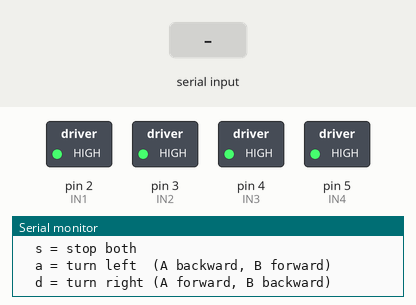
Bench run of a sketch on a simulated Arduino Uno, built with avr-gcc and run on an emulated ATmega328P. On the bench: switched loads named in the sketch (green lamp = pin HIGH), the last lines printed to the serial monitor. Inputs (shaded band) come from the test bench.

Above: at 1.3 s.
1.4 s: "w\n" received over Serial
At 1.8 s:
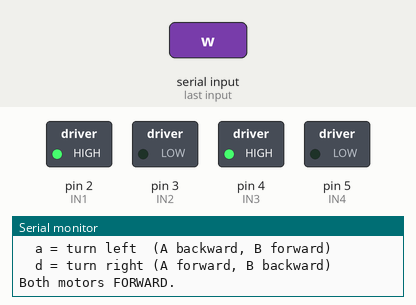
2.9 s: byte 120 ('x') received over Serial
At 4.1 s:
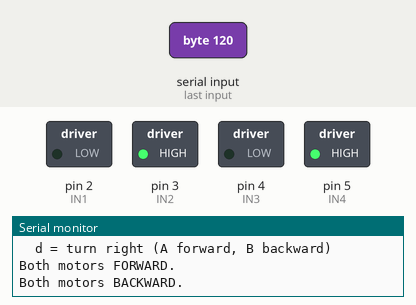
4.4 s: byte 97 ('a') received over Serial
At 5.3 s:
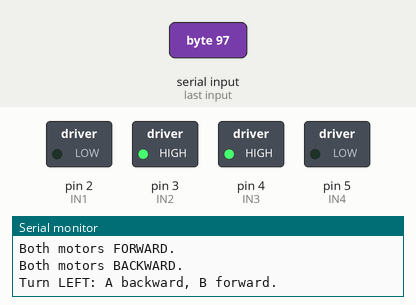
5.9 s: byte 100 ('d') received over Serial
At 6.4 s:
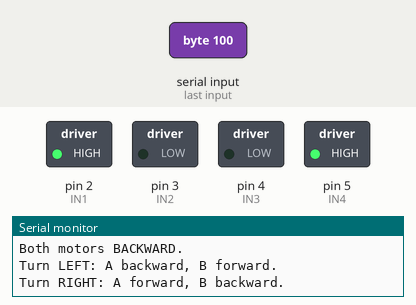
7.4 s: byte 115 ('s') received over Serial
At 8.6 s:
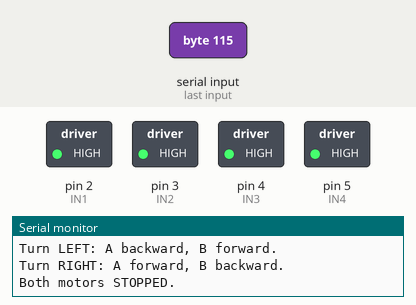
8.9 s: "W\n" received over Serial
At 9.9 s:
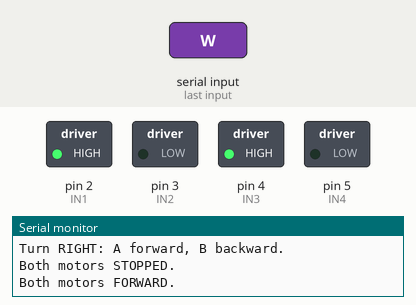
Timing chart, 0 to 11.4 s (numbered marks = the images above; inputs shaded):
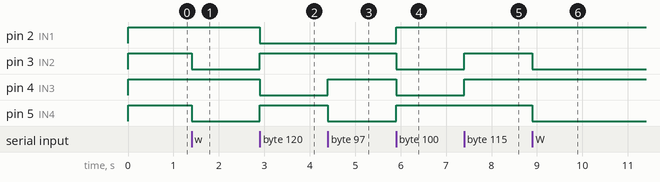

The sketch:

UTRAHacks.ino
```cpp
// Two DC motors with L298N + keyboard control via Serial Monitor


int IN1 = 2;  // Motor A
int IN2 = 3;  // Motor A
int IN3 = 4;  // Motor B
int IN4 = 5;  // Motor B


void setup() {
 // Set the output pins
 pinMode(IN1, OUTPUT);
 pinMode(IN2, OUTPUT);
 pinMode(IN3, OUTPUT);
 pinMode(IN4, OUTPUT);


 // Start with motors stopped (brake)
 stopMotors();


 // Start serial communication
 Serial.begin(9600);
 Serial.println("Two-motor test ready.");
 Serial.println("Commands:");
 Serial.println("  w = both forward");
 Serial.println("  x = both backward");
 Serial.println("  s = stop both");
 Serial.println("  a = turn left  (A backward, B forward)");
 Serial.println("  d = turn right (A forward, B backward)");
}


void loop() {
 // Check for keyboard input from Serial Monitor
 if (Serial.available() > 0) {
   char cmd = Serial.read();


   // Ignore newline or carriage return from Serial Monitor
   if (cmd == '\n' || cmd == '\r') {
     return;
   }


   if (cmd == 'w' || cmd == 'W') {
     forwardBoth();
     Serial.println("Both motors FORWARD.");


   } else if (cmd == 'x' || cmd == 'X') {
     backwardBoth();
     Serial.println("Both motors BACKWARD.");


   } else if (cmd == 's' || cmd == 'S') {
     stopMotors();
     Serial.println("Both motors STOPPED.");


   } else if (cmd == 'a' || cmd == 'A') {
     turnLeft();
     Serial.println("Turn LEFT: A backward, B forward.");


   } else if (cmd == 'd' || cmd == 'D') {
     turnRight();
     Serial.println("Turn RIGHT: A forward, B backward.");


   } else {
     Serial.print("Unknown command: ");
     Serial.println(cmd);
   }
 }
}


// === Helper functions ===


// Both motors forward (clockwise like in your original code)
void forwardBoth() {
 // Motor A
 digitalWrite(IN1, HIGH);
 digitalWrite(IN2, LOW);
 // Motor B
 digitalWrite(IN3, HIGH);
 digitalWrite(IN4, LOW);
}


// Both motors backward (counter-clockwise)
void backwardBoth() {
 // Motor A
 digitalWrite(IN1, LOW);
 digitalWrite(IN2, HIGH);
 // Motor B
 digitalWrite(IN3, LOW);
 digitalWrite(IN4, HIGH);
}


// Stop both motors (brake)
void stopMotors() {
 digitalWrite(IN1, HIGH);
 digitalWrite(IN2, HIGH);
 digitalWrite(IN3, HIGH);
 digitalWrite(IN4, HIGH);
}


// Turn left: A backward, B forward
void turnLeft() {
 // Motor A backward
 digitalWrite(IN1, LOW);
 digitalWrite(IN2, HIGH);
 // Motor B forward
 digitalWrite(IN3, HIGH);
 digitalWrite(IN4, LOW);
}


// Turn right: A forward, B backward
void turnRight() {
 // Motor A forward
 digitalWrite(IN1, HIGH);
 digitalWrite(IN2, LOW);
 // Motor B backward
 digitalWrite(IN3, LOW);
 digitalWrite(IN4, HIGH);
}
```

Measured:
- after the input at 1.4 s, pin 3 (IN2), pin 5 (IN4): HIGH → LOW at once
- after the input at 2.9 s, pin 2 (IN1), pin 4 (IN3): HIGH → LOW at once; pin 3 (IN2), pin 5 (IN4): LOW → HIGH at once
- after the input at 4.4 s, pin 4 (IN3): LOW → HIGH at once; pin 5 (IN4): HIGH → LOW at once
- after the input at 5.9 s, pin 2 (IN1), pin 5 (IN4): LOW → HIGH at once; pin 3 (IN2), pin 4 (IN3): HIGH → LOW at once
- after the input at 7.4 s, pin 3 (IN2), pin 4 (IN3): LOW → HIGH at once
- after the input at 8.9 s, pin 3 (IN2), pin 5 (IN4): HIGH → LOW at once
